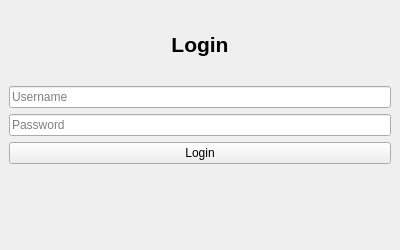
<?xml version="1.0" encoding="UTF-8"?>
<ui version="4.0">
 <class>LoginWindow</class>
 <widget class="QMainWindow" name="LoginWindow">
  <property name="geometry">
   <rect>
    <x>0</x>
    <y>0</y>
    <width>400</width>
    <height>250</height>
   </rect>
  </property>
  <property name="windowTitle">
   <string>Login</string>
  </property>

  <widget class="QWidget" name="centralwidget">
   <layout class="QVBoxLayout" name="verticalLayout">

    <!-- TITLE -->
    <item>
     <widget class="QLabel" name="titleLabel">
      <property name="text">
       <string>Login</string>
      </property>
      <property name="alignment">
       <set>Qt::AlignCenter</set>
      </property>
      <property name="font">
       <font>
        <pointsize>16</pointsize>
        <bold>true</bold>
       </font>
      </property>
     </widget>
    </item>

    <!-- USERNAME -->
    <item>
     <widget class="QLineEdit" name="usernameEdit">
      <property name="placeholderText">
       <string>Username</string>
      </property>
     </widget>
    </item>

    <!-- PASSWORD -->
    <item>
     <widget class="QLineEdit" name="passwordEdit">
      <property name="placeholderText">
       <string>Password</string>
      </property>
      <property name="echoMode">
       <enum>QLineEdit::Password</enum>
      </property>
     </widget>
    </item>

    <!-- BUTTON -->
    <item>
     <widget class="QPushButton" name="loginButton">
      <property name="text">
       <string>Login</string>
      </property>
     </widget>
    </item>

    <!-- STATUS -->
    <item>
     <widget class="QLabel" name="statusLabel">
      <property name="text">
       <string></string>
      </property>
      <property name="alignment">
       <set>Qt::AlignCenter</set>
      </property>
     </widget>
    </item>

   </layout>
  </widget>

 </widget>
 <resources/>
 <connections/>
</ui>
